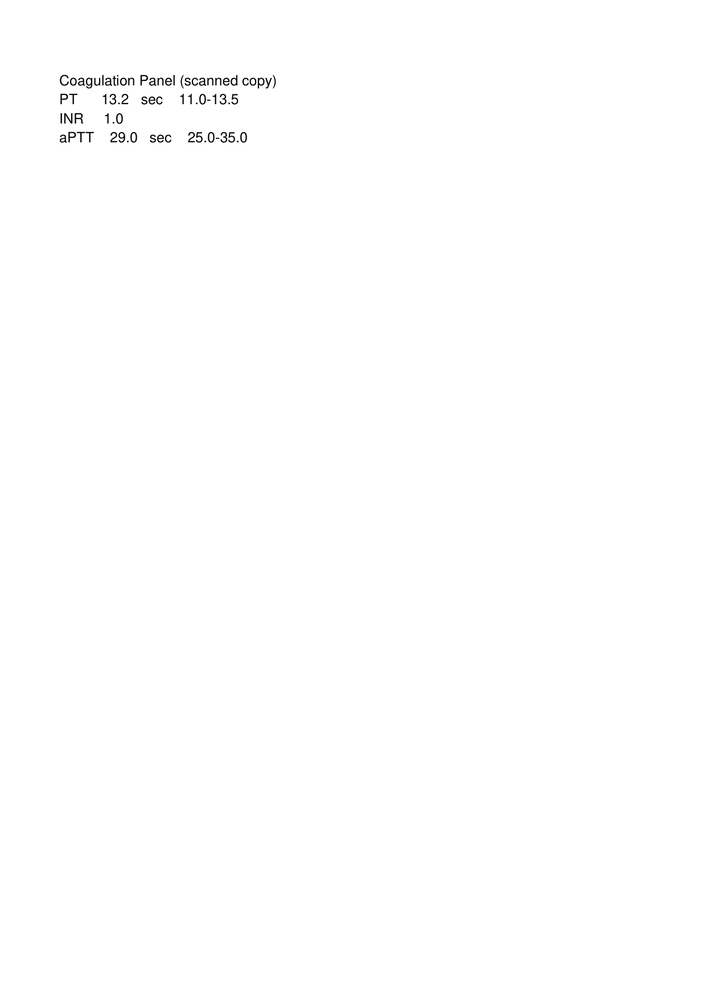
#> input picture eval/sample_reports/09_coag_scanned_image.png, 706 x 999 px, shrunk from 1240 x 1755 before the run
$ python -i scan_fixtures.py   (imports and definitions only)
#> lines starting #> are read from the running program, lines starting #| are printed output that depends on the picture
#> further down, picture is the input picture: shape (999, 706, 3); min 0, max 255, mean 254.4
"""Builds realistic "bad scan" test images from the repo's clean documents,
with KNOWN injected defects (rotation angle, noise level, contrast loss,
shadow, JPEG damage, ...), so tests can assert measured recovery against
ground truth instead of eyeballing output.

Everything is deterministic (seeded RNG) and generated on demand; the same
functions back scripts/generate_scan_fixtures.py, which writes PNGs to disk
for manual/UI testing.
"""
from pathlib import Path

import cv2
import numpy as np
import pymupdf as fitz

SAMPLES = Path(__file__).resolve().parents[3] / "eval" / "sample_reports"
RENDER_DPI = 200


def render_pdf_page(filename: str, page_index: int = 0, dpi: int = RENDER_DPI) -> np.ndarray:
    """Rasterizes one page of a sample PDF to a BGR image (a perfectly clean 'scan')."""
    doc = fitz.open(SAMPLES / filename)
    pix = doc[page_index].get_pixmap(matrix=fitz.Matrix(dpi / 72, dpi / 72), colorspace=fitz.csRGB)
    img = np.frombuffer(pix.samples, dtype=np.uint8).reshape(pix.height, pix.width, 3)
    doc.close()
    return cv2.cvtColor(img, cv2.COLOR_RGB2BGR)


def to_png(img: np.ndarray) -> bytes:
    ok, buf = cv2.imencode(".png", img)
    assert ok
    return buf.tobytes()


def to_jpeg(img: np.ndarray, quality: int = 80) -> bytes:
    """Scanned PDFs embed JPEGs; PNG-embedding makes multi-page fixtures huge."""
    ok, buf = cv2.imencode(".jpg", img, [cv2.IMWRITE_JPEG_QUALITY, quality])
    assert ok
    return buf.tobytes()


def rotate(img: np.ndarray, angle_deg: float) -> np.ndarray:
    """Rotates content by `angle_deg` (counter-clockwise positive), keeping the
    canvas size and filling exposed corners with white paper."""
#> called with angle_deg = 4
    h, w = img.shape[:2]
#> h = 999; w = 706
    m = cv2.getRotationMatrix2D((w / 2, h / 2), angle_deg, 1.0)
    return cv2.warpAffine(img, m, (w, h), flags=cv2.INTER_CUBIC, borderMode=cv2.BORDER_CONSTANT, borderValue=(255, 255, 255))


def rotate_90s(img: np.ndarray, quarter_turns_ccw: int) -> np.ndarray:
    return np.ascontiguousarray(np.rot90(img, quarter_turns_ccw))


def add_gaussian_noise(img: np.ndarray, sigma: float, seed: int = 0) -> np.ndarray:
    rng = np.random.default_rng(seed)
    noisy = img.astype(np.float32) + rng.normal(0, sigma, img.shape)
    return np.clip(noisy, 0, 255).astype(np.uint8)


def add_salt_pepper(img: np.ndarray, amount: float = 0.01, seed: int = 0) -> np.ndarray:
    rng = np.random.default_rng(seed)
    out = img.copy()
    mask = rng.random(img.shape[:2])
    out[mask < amount / 2] = 0
    out[mask > 1 - amount / 2] = 255
    return out


def reduce_contrast(img: np.ndarray, factor: float = 0.45, floor: int = 110) -> np.ndarray:
    """Compresses dynamic range toward a grey band, like a faded photocopy."""
    return (img.astype(np.float32) * factor + floor).clip(0, 255).astype(np.uint8)


def add_shadow(img: np.ndarray, darkest: float = 0.5) -> np.ndarray:
    """Left-to-right illumination falloff (uneven lighting / page curl shadow)."""
#> called with darkest = 0.6
    h, w = img.shape[:2]
#> h = 999; w = 706
    ramp = np.linspace(darkest, 1.0, w, dtype=np.float32)[None, :, None]
#> ramp = 706 values from 0.6 to 1
    return (img.astype(np.float32) * ramp).clip(0, 255).astype(np.uint8)
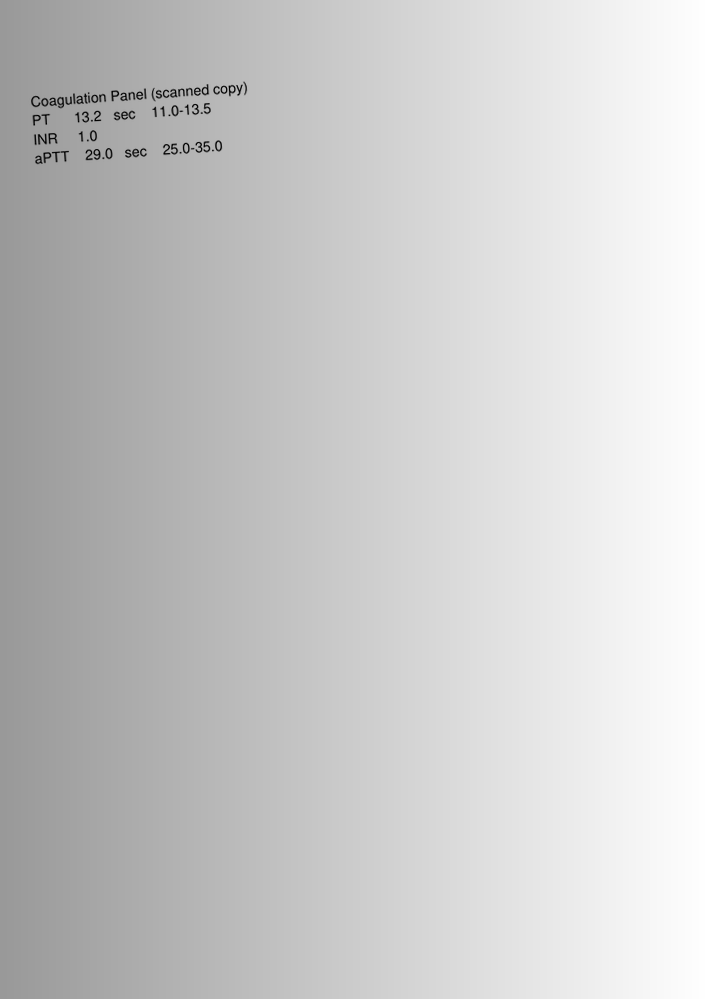
#> returned value: shape (999, 706, 3); min 0, max 255, mean 203.1


def add_paper_tint(img: np.ndarray, bgr_gain=(0.80, 0.92, 1.0)) -> np.ndarray:
#> called with bgr_gain = (0.8, 0.92, 1)
    return (img.astype(np.float32) * np.array(bgr_gain, dtype=np.float32)).clip(0, 255).astype(np.uint8)
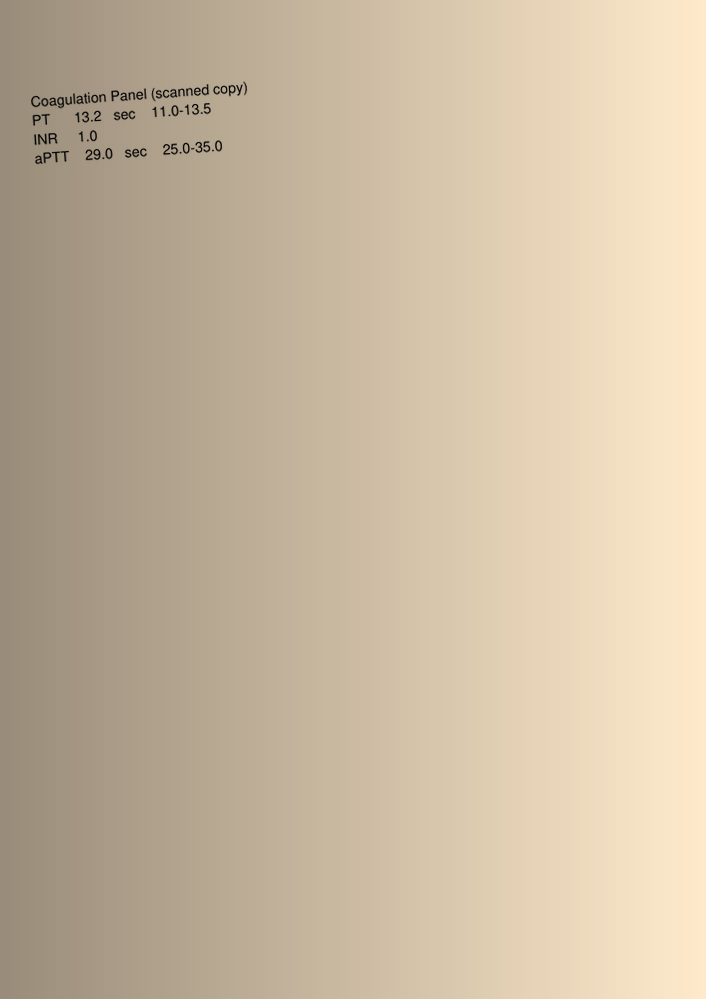
#> returned value: shape (999, 706, 3); mean of channels 0, 1, 2 162.1, 186.4, 203.1; drawn as B, G, R


def blur(img: np.ndarray, ksize: int = 3) -> np.ndarray:
#> called with ksize = 3
    return cv2.GaussianBlur(img, (ksize, ksize), 0)
#> in add_gaussian_noise, `noisy = img.astype(np.float32) + rng.normal(0, sigma, img.shape)`:
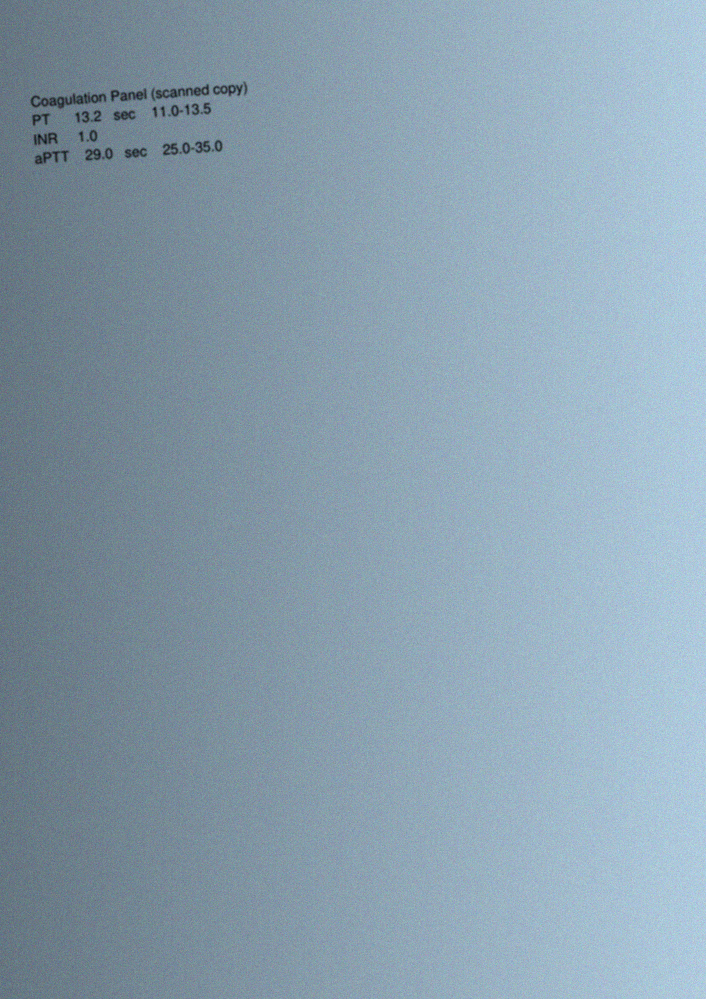
#> noisy: shape (999, 706, 3) float64; mean R, G, B 162.1, 186.4, 203.1; drawn with min black and max white


def jpeg_damage(img: np.ndarray, quality: int = 30) -> np.ndarray:
#> called with quality = 45
    ok, buf = cv2.imencode(".jpg", img, [cv2.IMWRITE_JPEG_QUALITY, quality])
    assert ok
    return cv2.imdecode(buf, cv2.IMREAD_COLOR)


def realistic_bad_scan(img: np.ndarray, angle_deg: float = 4.0, seed: int = 0) -> np.ndarray:
    """Several defects at once, in the order a real scan accumulates them."""
    out = rotate(img, angle_deg)
    out = add_shadow(out, 0.6)
    out = add_paper_tint(out)
    out = blur(out, 3)
    out = add_gaussian_noise(out, 8, seed)
    return jpeg_damage(out, 45)

>>> import cv2
>>> picture = cv2.cvtColor(cv2.imread('../../../eval/sample_reports/09_coag_scanned_image.png'), cv2.COLOR_BGR2RGB)
>>> result = realistic_bad_scan(picture)
